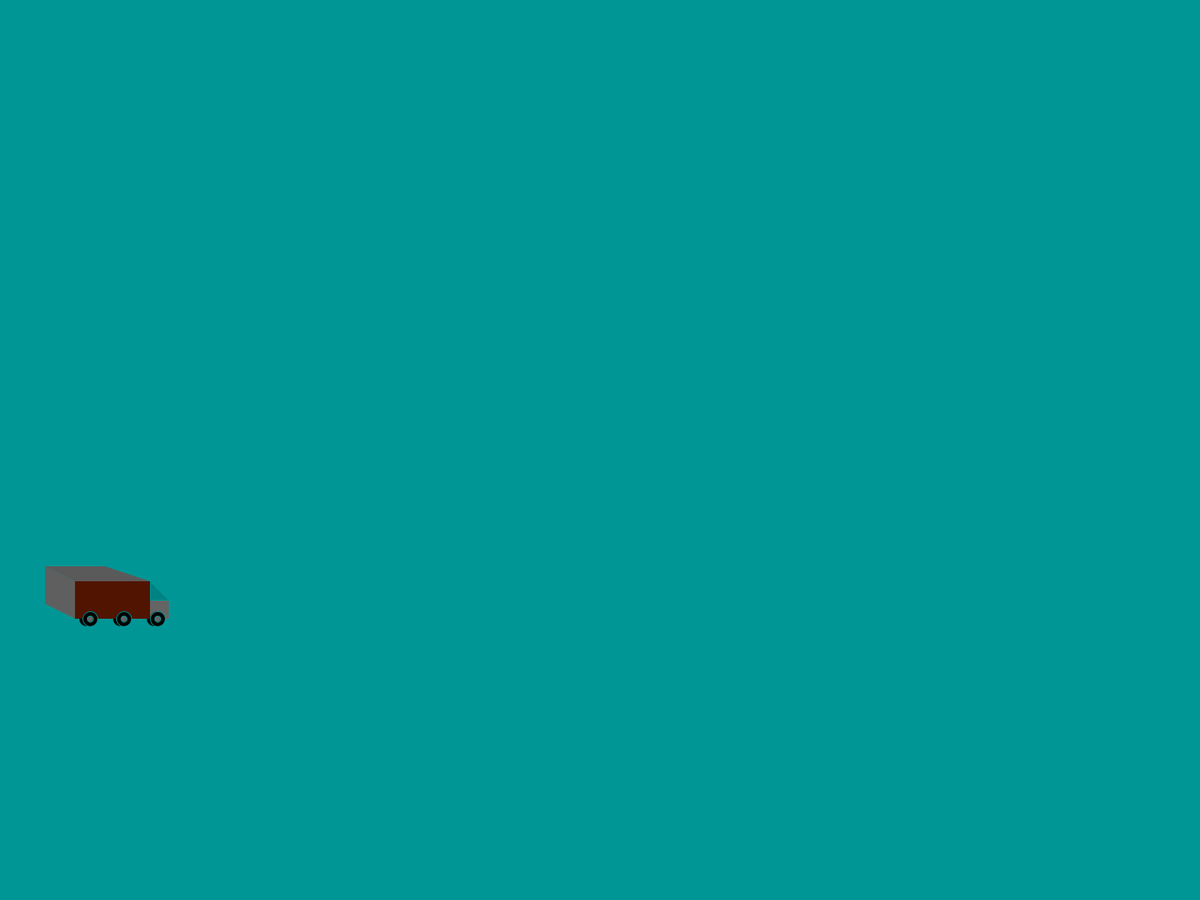
Frame 1 (no input)
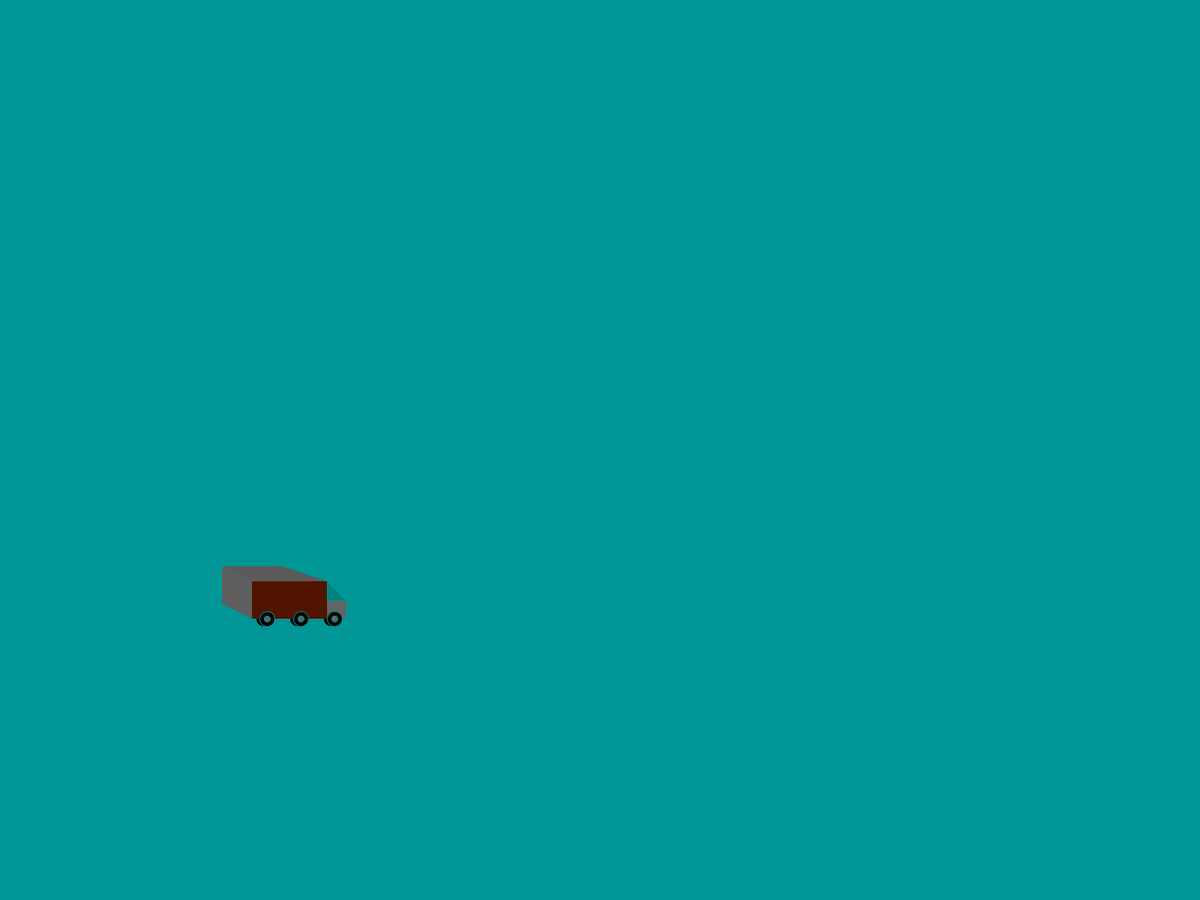
Frame 60 (the mouse pressed at the canvas centre just before this capture)
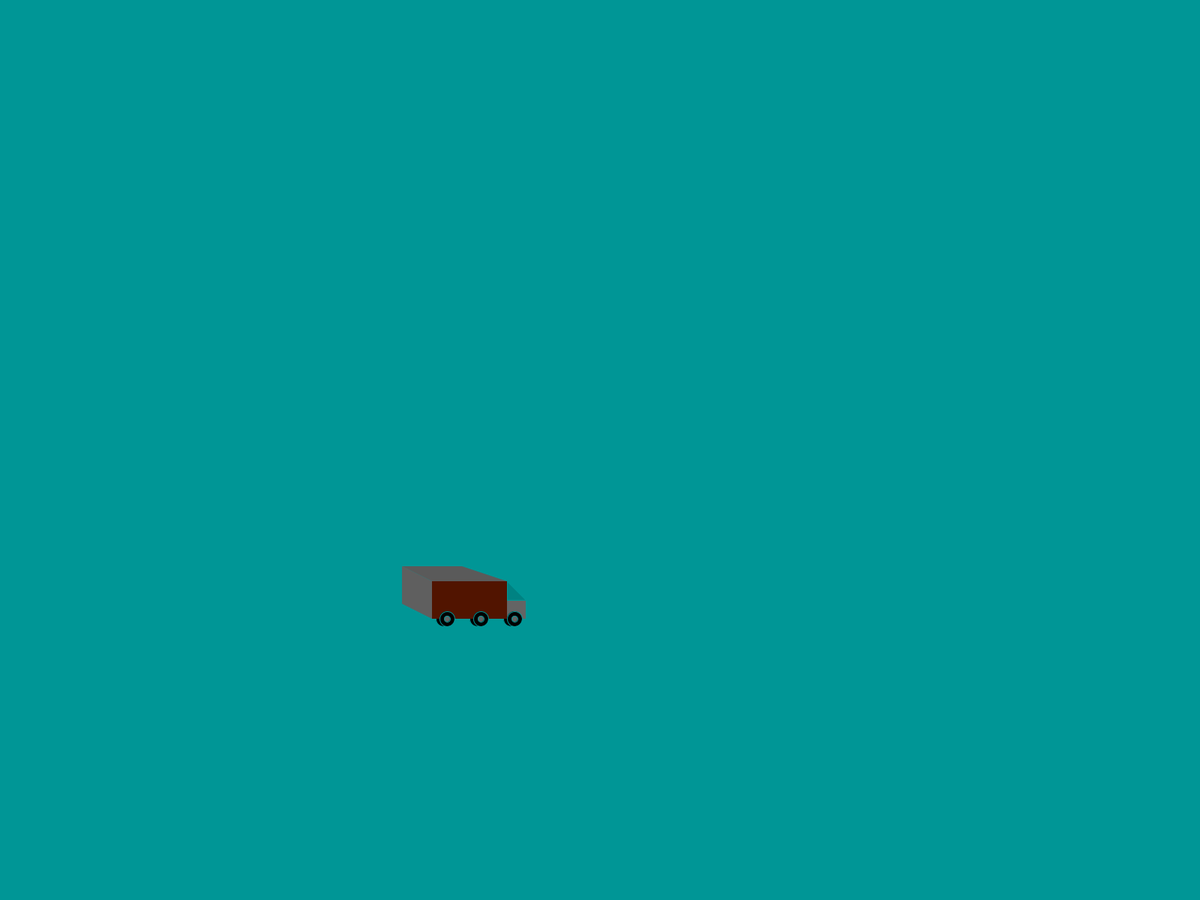
Frame 120 (the mouse held since frame 60 and released just before this capture)

The Processing sketch that drew these frames (run headless with seeded random() and noise(); from frame 60 on, the mouse is pressed at the canvas centre):

// Processing sketch: Running_Cars
// ── Running_Cars.pde
//Teaches the basics of Classes and Objects

//Car is the Class, c is the Object
Car c;
ArrayList<Car> road = new ArrayList<Car>();

void setup()
{
  fullScreen(); 
  background(0, 150, 150);
  c = new Car();
  
  c.xpos = 100;
  
}

void draw()
{
  background(0, 150, 150);
  //Getting a single car to display and move
  c.display();
  c.drive();
  
  //Getting a group of cars to display and move
  //Display and drive each car in the arraylist
  for(int i = 0; i < road.size(); i = i + 1){
     road.get(i).display();
     road.get(i).drive();
  } 
}

//When key is pressed, add a new car to the arraylist to be displayed on the road
void keyPressed(){
   road.add(new Car()); 
}

// ── Car.pde
class Car {
  //Data members - attributes that each class has to keep track of
  int xpos;
  int ypos;
  int brightness;
  int speed;

  //Constructor - a blueprint to make a new car object
  Car() {
    xpos = 0;
    ypos = (int) random(-height/2, height/2);
    brightness = (int) random(20, 255);
    speed = (int) random(1, 5);
  }
  
  //Functions - functions that can be done by any object of this class
  
  //drives the car by increasing xpos
  void drive(){
     xpos = xpos + speed;
     
     //if it approaches the right side of the screen, move it to the
     //left side of the screen
     if(xpos>width+100){
        xpos = 0 - 200; 
     }
  }

  //drawing the car
  void display()
  {
    stroke(0, 150, 150);
    fill(0);
    ellipse(15+xpos, height/2+50+ypos, 20, 20);
    ellipse(60+xpos, height/2+50+ypos, 20, 20);
    ellipse(105+xpos, height/2+50+ypos, 20, 20);
    fill(brightness);
    ellipse(15+xpos, height/2+50+ypos, 10, 10);
    ellipse(60+xpos, height/2+50+ypos, 10, 10);
    ellipse(105+xpos, height/2+50+ypos, 10, 10);
    noStroke();
    fill(brightness, 20, 0);
    rect(xpos, height/2+ypos, 100, 50);
    fill(100, 100, 100);
    rect(100+xpos, height/2+25+ypos, 25, 25);
    fill(90, 90, 90);
    quad(xpos, height/2+ypos, 100+xpos, height/2+ypos, xpos+40, height/2+ypos-20, xpos-40, height/2+ypos-20);
    fill(95, 95, 95);
    quad(xpos, height/2+ypos, xpos-40, height/2+ypos-20, xpos-40, height/2+ypos+30, xpos, height/2+ypos+50);
    fill(0);
    stroke(0, 150, 150);
    ellipse(20+xpos, height/2+50+ypos, 20, 20);
    ellipse(65+xpos, height/2+50+ypos, 20, 20);
    ellipse(110+xpos, height/2+50+ypos, 20, 20);
    fill(100, 100, 100);
    ellipse(20+xpos, height/2+50+ypos, 8, 8);
    ellipse(65+xpos, height/2+50+ypos, 8, 8);
    ellipse(110+xpos, height/2+50+ypos, 8, 8);
    fill(0, 130, 130);
    triangle(100+xpos, height/2+ypos+25, 125+xpos, height/2+ypos+25, 100+xpos, height/2+ypos);
  }
}
